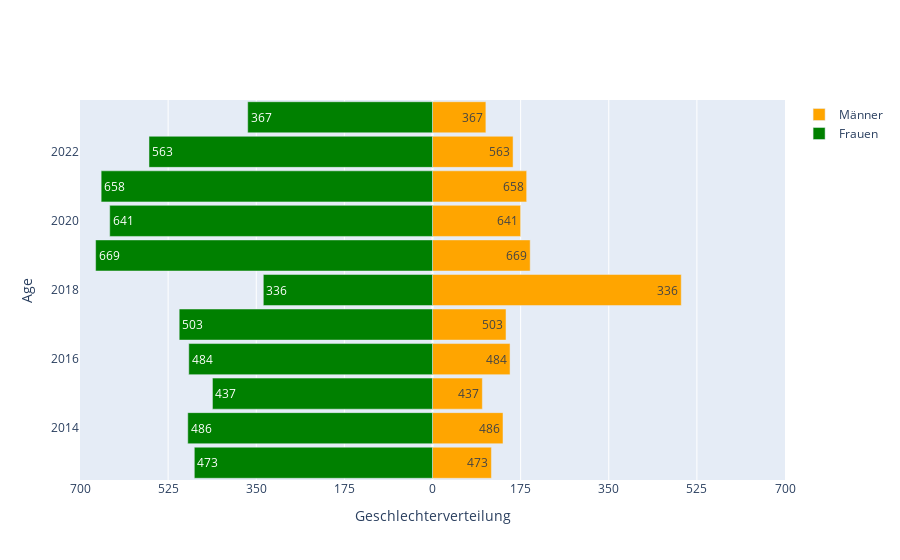

The notebook cell this image was saved under:
### Code cell
import plotly.graph_objects as go

# Angenommene Daten (df['Frauen'] und df['Männer'] sollten aus deinem DataFrame stammen)
women_bins = df['Frauen'] * -1  # Frauenpopulation mit negativen Werten
men_bins = df['Männer']  # Männerpopulation

# Altersgruppen (y-Achse)
y = list(range(2013, 2024, 1))

# Layout des Diagramms
layout = go.Layout(
    yaxis=go.layout.YAxis(title='Age'),
    xaxis=go.layout.XAxis(
        range=[-700, 700],
        tickvals=[-700, -525, -350, -175, 0, 175, 350, 525, 700],
        ticktext=[700, 525, 350, 175, 0, 175, 350, 525, 700],
        title='Geschlechterverteilung'
    ),
    barmode='overlay',  # Balken übereinander legen
    bargap=0.1
)

# Daten für die Balkendiagramme (Männer und Frauen)
data = [
    go.Bar(
        y=y,
        x=men_bins,
        orientation='h',
        name='Männer',
        text=-1 * women_bins.astype('int'),
        hoverinfo='x',
        marker=dict(color='orange')
    ),
    go.Bar(
        y=y,
        x=women_bins,
        orientation='h',
        name='Frauen',
        text=-1 * women_bins.astype('int'),  # Text, um die positive Zahl anzuzeigen
        hoverinfo='text',
        marker=dict(color='green')
    )
]

# Diagramm anzeigen
fig = go.Figure(data=data, layout=layout)
fig.show()

### Figure 1 — Plotly figure (JSON) as saved in the notebook; plotly's stock layout.template omitted (floating-point values rounded to 4 significant figures)
{"data": [{"hoverinfo": "x", "marker": {"color": "orange"}, "name": "Männer", "orientation": "h", "text": [473, 486, 437, 484, 503, 336, 669, 641, 658, 563, 367, 352], "type": "bar", "x": [117, 140, 99, 154, 146, 494, 194, 175, 187, 160, 106, 87], "y": [2013, 2014, 2015, 2016, 2017, 2018, 2019, 2020, 2021, 2022, 2023]}, {"hoverinfo": "text", "marker": {"color": "green"}, "name": "Frauen", "orientation": "h", "text": [473, 486, 437, 484, 503, 336, 669, 641, 658, 563, 367, 352], "type": "bar", "x": [-473, -486, -437, -484, -503, -336, -669, -641, -658, -563, -367, -352], "y": [2013, 2014, 2015, 2016, 2017, 2018, 2019, 2020, 2021, 2022, 2023]}], "layout": {"bargap": 0.1, "barmode": "overlay", "xaxis": {"range": [-700, 700], "ticktext": [700, 525, 350, 175, 0, 175, 350, 525, 700], "tickvals": [-700, -525, -350, -175, 0, 175, 350, 525, 700], "title": {"text": "Geschlechterverteilung"}}, "yaxis": {"title": {"text": "Age"}}}}
